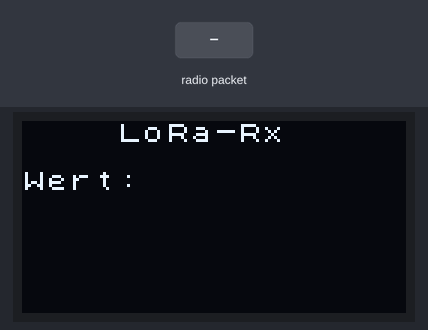
Simulated run of this sketch. Board: Arduino Uno, built with avr-gcc and run on an emulated ATmega328P. Parts: 128×64 one-colour display. The inputs (shaded band) are chosen by the test bench. No radio packets arrive unless stated.

Above: at 1.3 s.
1.4 s: radio packet "1" arrives
At 2.7 s:
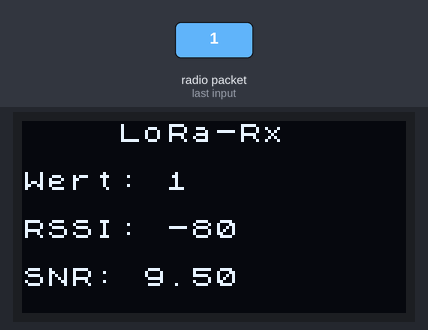
3.0 s: radio packet "0" arrives
At 3.4 s:
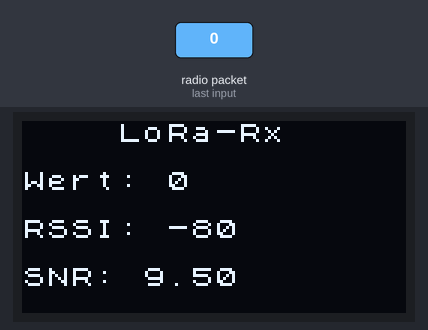
4.5 s: radio packet "2" arrives
Timing chart, 0 to 7.5 s (numbered marks = the images above; inputs shaded):
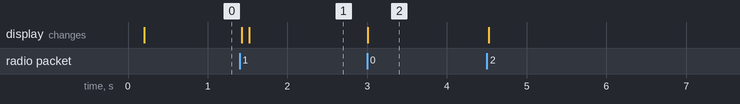

The sketch:

XIAO_LoRa_Rx.ino
```cpp
#include <SPI.h>
#include <LoRa.h>
#include <Arduino.h>
#include <U8x8lib.h>

U8X8_SSD1306_128X64_NONAME_HW_I2C u8x8(/* reset=*/ U8X8_PIN_NONE);

/*----------------
   LoRa         UNO         XIAO
   3,3 V ...... 3,3 V  ....  3,3 V
   Gnd   ...... Gnd    ....  Gnd
   NSS   ...... D10    ....  D1
   DIO0  ...... D2     ....  D2
   SCK   ...... D13    ....  SCK
   MISO  ...... D12    ....  MISO
   MOSI  ...... D11    ....  MOSI
   RST   ...... D9     ....  D3
*/

void setup(void)
{
  u8x8.begin();
  u8x8.setPowerSave(0);
  delay(100);
  u8x8.setFont(u8x8_font_chroma48medium8_r);
  u8x8.drawString(4, 0, "LoRa-Rx");
  LoRa.setPins(1, 3, 2);
  if (!LoRa.begin(433700000)) {     // 433.775 kHz
    u8x8.drawString(2, 5, "LoRa Module Fail !");
    while (1);
  }
  LoRa.setSpreadingFactor(12);
  LoRa.setSignalBandwidth(125000);
  LoRa.setCodingRate4(5);
  LoRa.setSyncWord(0x12);
}

void loop() {
  u8x8.setCursor(0, 2);
  u8x8.print("Wert: ");
  int packetSize = LoRa.parsePacket();
  if (packetSize)
  {
    while (LoRa.available()) {
      u8x8.write((char)LoRa.read());
    }
    u8x8.setCursor(0, 4);
    u8x8.print("RSSI: ");
    u8x8.print(LoRa.packetRssi());
    u8x8.setCursor(0, 6);
    u8x8.print("SNR: ");
    u8x8.print(LoRa.packetSnr());
  }
}
```

Measured:
- after the input at 1.4 s, the display: first changes at once (image 1 shows a later state)
- after the input at 3.0 s, the display: changes at once (image 2)
